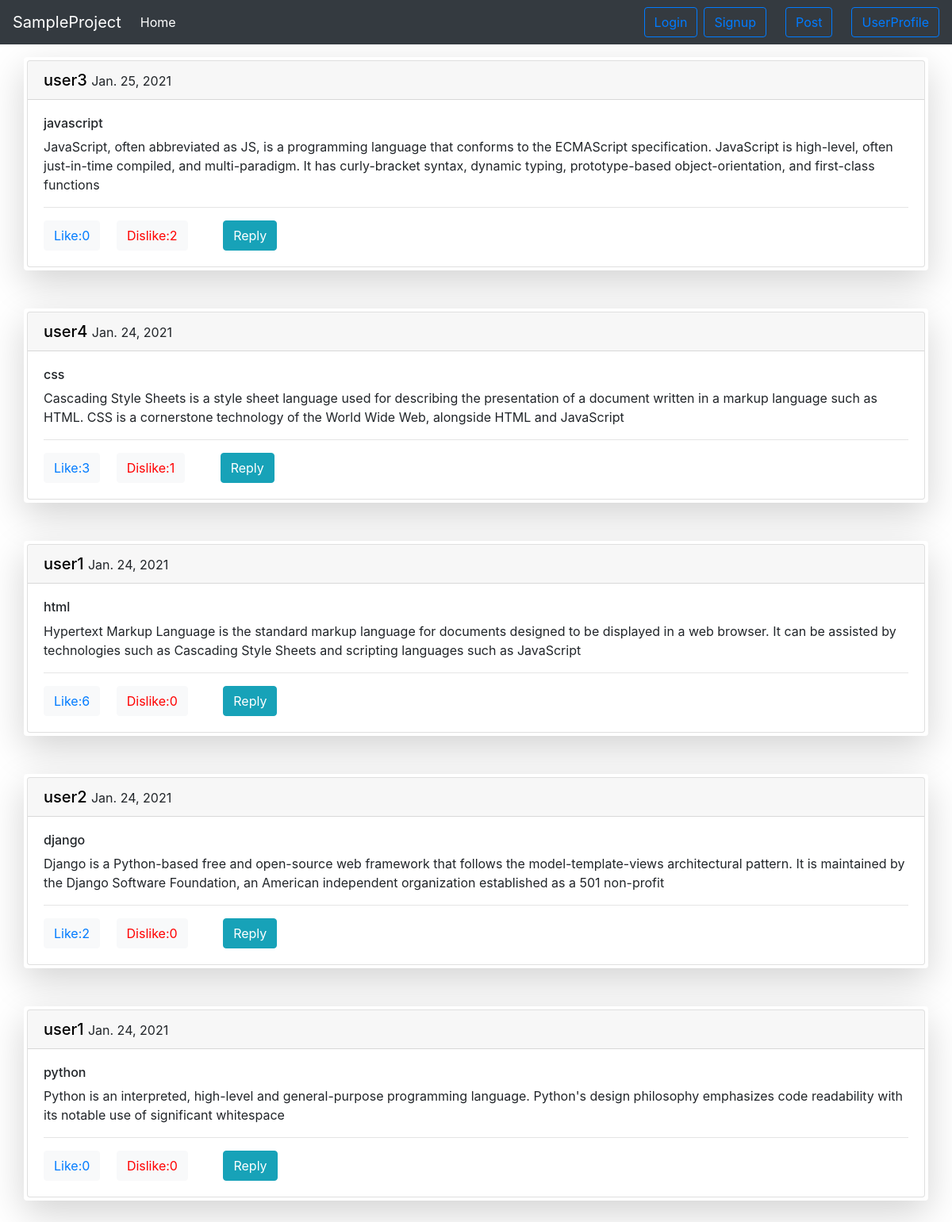
The page / on the database its author committed.
### app1/models.py (models this page shows, shortened)
class Post(models.Model):
    user = models.ForeignKey(User, on_delete=models.CASCADE)
    caption = models.CharField(max_length=200)
    content = models.CharField(max_length=1000)
    date = models.DateTimeField(auto_now_add=True)
    likes = models.ManyToManyField(User,related_name='blog_post')
    dislikes = models.ManyToManyField(User,related_name='blog_post_dislikes')

### app1/views.py (the view)
# urls.py: path('',views.homepage,name="homepage"),
def homepage(request):
    posts =Post.objects.all().order_by('-pk')
    data = {
          'posts': posts
    }
    return render(request, "homepage.html", data)

### templates/homepage.html (shortened to what this page needs)
{% extends 'base.html' %}
{% load static %}
{% block nav_btn1 %}
    <button type="button" class="btn btn-outline-primary ml-2" data-toggle="modal" data-target="#LoginModal"
            xmlns="http://www.w3.org/1999/html" xmlns="http://www.w3.org/1999/html" xmlns="http://www.w3.org/1999/html">
  Login
</button>
    <a href="{% url 'register' %}">
        <button type="button" class="btn btn-outline-primary ml-2">Signup</button> </a>
    <button type="button" class="btn btn-outline-primary ml-4" data-toggle="modal" data-target="#PostModal">
    Post
</button>
    {% if request.user %}
   <a href="{% url 'userpage' %}">
        <button type="button" class="btn btn-outline-primary ml-4">UserProfile</button> </a>
    {% endif %}
{% endblock nav_btn1 %}
{% block body %}
{% for i in posts %}
<div class='container my-2 post_div shadow-lg p-1 mb-5 bg-white rounded' id="{{ i.id }}">
  <div class="card">
    <h5 class="card-header">
      <a href="#" style="color:black;">{{i.user}}</a>
      <small>{{i.date.date}}</small>
    </h5>
    <div class="card-body">
      <h6 class="card-text">{{i.caption}}</h6>
      <p class="card-text">{{i.content}}</p>
      <hr size='30px'>
     <button class="btn btn-light mr-3 like" style="color:forestgreen;">
         <a href="{% url 'like_post' %}post_id={{ i.id }}">
        Like:{{ i.likes.count }}
         </a>
      </button>
    <button class="btn btn-light mr-3 dislike" id="{{ i.id }}">
            <a href="{% url 'dislike_post' %}?post_id={{ i.id }}" style="color:red;">
                Dislike:{{ i.dislikes.count }}
            </a>
      </button>
      <button type="button"  class="btn btn-info mx-4" data-toggle="modal" data-cmntid="{{ i.id }}" data-target="#cmntModal"> Reply </button>
    </div>
  </div>
</div>
{% endfor %}
{% endblock body %}

### rows shown on the page
Post: user "user3", date "Jan. 25, 2021", caption "javascript", content "JavaScript, often abbreviated as JS, is a programming language that conforms to the ECMAScript specification. JavaScript is high-level, often just-in-time compiled, and multi-paradigm. It has curly-bracket syntax, dynamic typing, prototype-based object-orientation, and first-class functions", likes.count "0", dislikes.count "2"
Post: user "user4", date "Jan. 24, 2021", caption "css", content "Cascading Style Sheets is a style sheet language used for describing the presentation of a document written in a markup language such as HTML. CSS is a cornerstone technology of the World Wide Web, alongside HTML and JavaScript", likes.count "3", dislikes.count "1"
Post: user "user1", date "Jan. 24, 2021", caption "html", content "Hypertext Markup Language is the standard markup language for documents designed to be displayed in a web browser. It can be assisted by technologies such as Cascading Style Sheets and scripting languages such as JavaScript", likes.count "6", dislikes.count "0"
Post: user "user2", date "Jan. 24, 2021", caption "django", content "Django is a Python-based free and open-source web framework that follows the model-template-views architectural pattern. It is maintained by the Django Software Foundation, an American independent organization established as a 501 non-profit", likes.count "2", dislikes.count "0"
Post: user "user1", date "Jan. 24, 2021", caption "python", content "Python is an interpreted, high-level and general-purpose programming language. Python's design philosophy emphasizes code readability with its notable use of significant whitespace", likes.count "0", dislikes.count "0"
